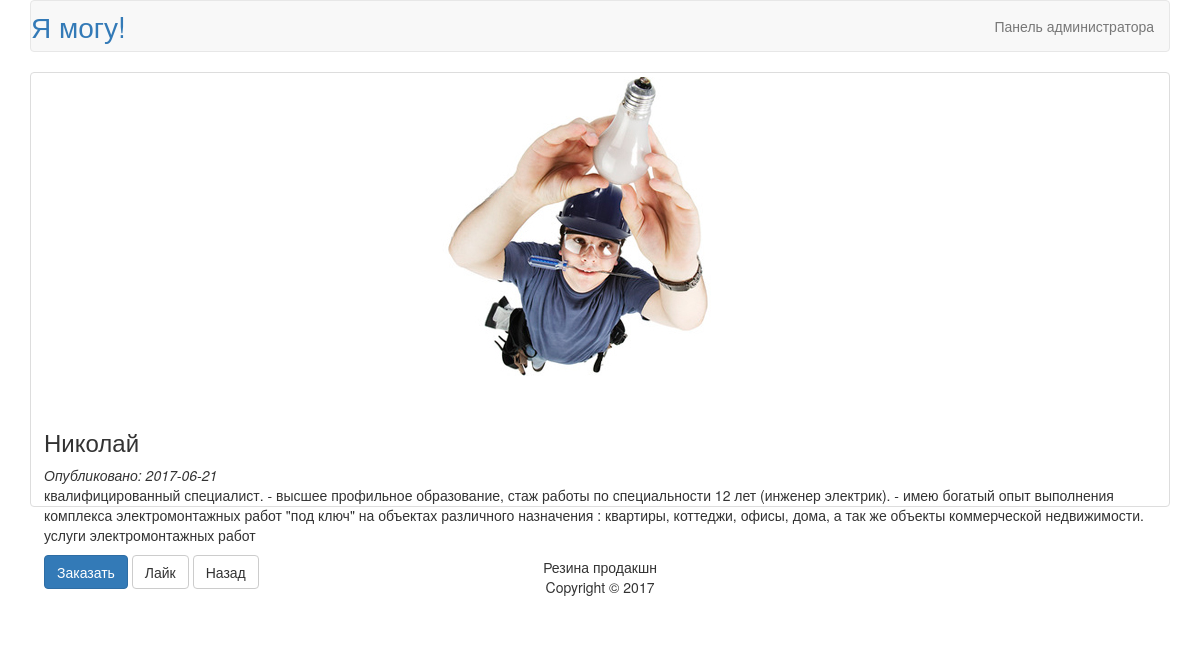
Screenshot of /article.php?id=19 with the database file from the repository.
### tables this page shows
CREATE TABLE `articles` (
  `id` int(11) NOT NULL,
  `title` varchar(255) NOT NULL,
  `content` text NOT NULL,
  `date` date NOT NULL,
  `category` int(11) NOT NULL,
  `likes` int(11) NOT NULL,
  `image` varchar(150) NOT NULL,
  `prosmotry` int(11) NOT NULL,
  `buy` int(11) NOT NULL
);

### article.php (called while the page is built, shortened)
<?php
    require_once("database.php");
    require_once("models/articles.php");
    $link = db_connect();
    $article = article_get($link, $_GET['id']);
    articles_prosmotry($link, $_GET['id'],1);
    include("views/article.php");
?>

### models/articles.php (called while the page is built, shortened)
<?php
    function article_get($link, $id_article){
        $query = sprintf("SELECT * FROM articles WHERE id=%d", (int)$id_article);
        $result = mysqli_query($link, $query);
        $article = mysqli_fetch_assoc($result);
        return $article;
    }
    function articles_prosmotry($link, $id,$val){
        $article = article_get($link, $id);
        return mysqli_affected_rows($link);
    }
?>

### views/article.php (the view, shortened to what this page needs)
<?php
    include_once('header.php');
?>
            <div class="row">
              <div class="col-sm-12 col-md-12">
                <div class="thumbnail">
                  <img src="<?=$article['image']?>" alt="...">
                  <div class="caption">
                    <h3><?=$article['title']?></h3>
                    <em>Опубликовано: <?=$article['date']?></em>
                    <p><?=$article['content']?></p>
                    <p><a href="views/buy.php?id=<?=$article['id']?>" class="btn btn-primary" role="button">Заказать</a>
                    <a href="?id=<?=$article['id']?>&likes=<?=$article['id']?>" class="btn btn-default" role="button">Лайк</a>
                    <a href="#" class="btn btn-default" role="button" onclick="history.back(); return false;">Назад</a></p>
                  </div>
                </div>
              </div>
            </div>
<?php
    include_once('footer.php');
?>

### style.css (style rules this page uses)
body { background: antiquewhite; }
html, body { overflow-x: hidden; }
.thumbnail { height: 435px; }
.thumbnail img { height: 170px; width: auto; }

### rows the page displays
articles: image (picture), title "Николай", date "2017-06-21", content "квалифицированный специалист. - высшее профильное образование, стаж работы по специальности 12 лет (инженер электрик). - имею богатый опыт выполнения комплекса электромонтажных работ \"под ключ\" на объектах различного назначения : квартиры, коттеджи, офисы, дома, а так же объекты коммерческой недвижимости. услуги электромонтажных работ"

### other values shown
$pageRightLinkContent "Панель администратора"
